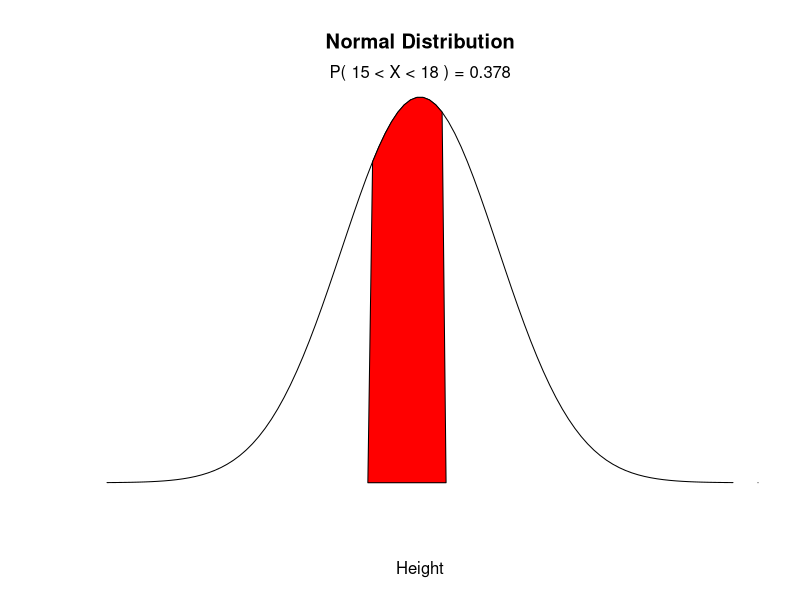

Write the R code that produced this figure.
## ---- chunk 1
mean=17; sd=3
lb=15; ub=18

x <- seq(-4,4,length=100)*sd + mean
hx <- dnorm(x,mean,sd)

plot(x, hx, type="n", xlab="Height", ylab="",
  main="Normal Distribution", axes=FALSE)

i <- x >= lb & x <= ub
lines(x, hx)
polygon(c(lb,x[i],ub), c(0,hx[i],0), col="red") 

area <- pnorm(ub, mean, sd) - pnorm(lb, mean, sd)
result <- paste("P(",lb,"< X <",ub,") =",
   signif(area, digits=3))
mtext(result,3)
axis(1, at=seq(40, 160, 20), pos=0)
